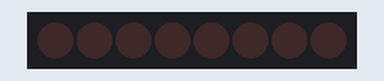
Recording of a sketch running on a simulated Arduino Uno, built with avr-gcc and run on an emulated ATmega328P. On the bench: 8 shift-register outputs drawn as a row of LEDs (first output left, lit = HIGH). Wiring (inferred from the names in the program): shift register (74HC595): data pin 12; shift clock pin 9; latch pin 11. Wiring (inferred from the signals the program sends): row of LEDs: on Q0, Q1, Q2, Q3, Q4, Q5, Q6, Q7.

Above: at 0.15 s.
At 0.75 s:
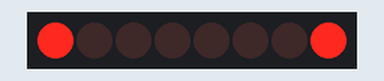
At 1.35 s:
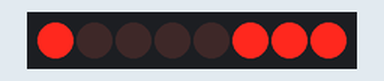
At 2.55 s:
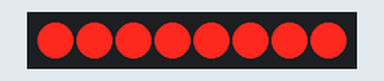
At 4.35 s:
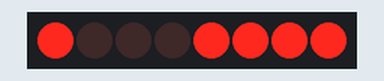
At 5.85 s:
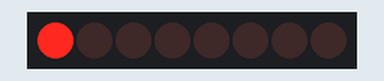
Timing chart, 0 to 6.2 s (numbered marks = the images above):
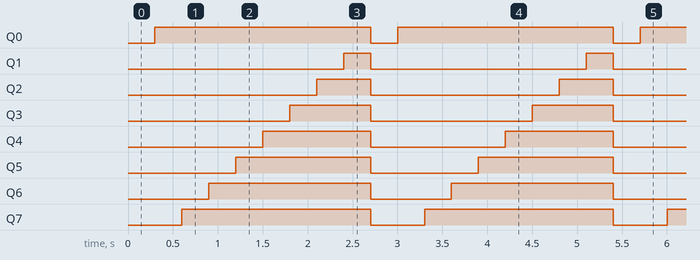

The sketch:

17_Eight_LED_with_74HC595_Flash_LED_v2.ino
```cpp
int tDelay = 300;
int latchPin = 11;      // (11) ST_CP [RCK] on 74HC595
int clockPin = 9;      // (9) SH_CP [SCK] on 74HC595
int dataPin = 12;     // (12) DS [S1] on 74HC595

byte leds = 0;
int byte_arr[8] = {7, 0, 1, 2, 3, 4, 5, 6};

void updateShiftRegister()
{
   digitalWrite(latchPin, LOW);
   shiftOut(dataPin, clockPin, LSBFIRST, leds);
   digitalWrite(latchPin, HIGH);
}

void setup()
{
  pinMode(latchPin, OUTPUT);
  pinMode(dataPin, OUTPUT);
  pinMode(clockPin, OUTPUT);
}

void loop()
{
  leds = 0;
  updateShiftRegister();
  delay(tDelay);
  for (int i = 0; i < 8; i++)
  {
    bitSet(leds, byte_arr[i]);
    updateShiftRegister();
    delay(tDelay);
  }
}
```

Measured:
- by itself, Q0: alternates HIGH for 2.4 s and LOW for 0.30 s
- by itself, Q1: alternates HIGH for 0.30 s and LOW for 2.4 s
- by itself, Q2: alternates HIGH for 0.60 s and LOW for 2.1 s
- by itself, Q3: alternates HIGH for 0.90 s and LOW for 1.8 s
- by itself, Q4: alternates HIGH for 1.2 s and LOW for 1.5 s
- by itself, Q5: alternates HIGH for 1.5 s and LOW for 1.2 s
- by itself, Q6: alternates HIGH for 1.8 s and LOW for 0.90 s
- by itself, Q7: alternates HIGH for 2.1 s and LOW for 0.60 s
